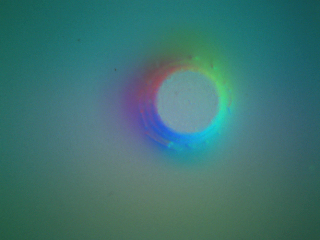
#> input picture 111.png, 320 x 240 px
$ python Canny.py
#> lines starting #> are read from the running program, lines starting #| are printed output that depends on the picture; after the words box and inside, x2 and y2 are one past the last pixel; in counts of white or black regions, pixels touching at a corner belong together
import cv2
import numpy as np

# 读取图像
image_path = "111.png"
image = cv2.imread(image_path)
#> image is the input picture: shape (240, 320, 3); mean B, G, R 112.8, 115, 60.9

# 将图像转换为灰度图像
gray_image = cv2.cvtColor(image, cv2.COLOR_BGR2GRAY)
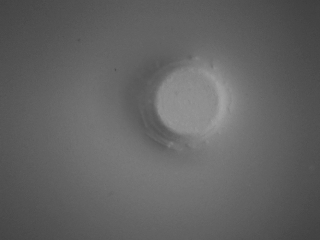
#> gray_image: shape (240, 320); min 61, max 165, mean 98.6


# circless = cv2.HoughCircles(image, cv2.HOUGH_GRADIENT, dp=1.2, minDist=100, param1=50, param2=30, minRadius=20, maxRadius=100)


# 应用高斯模糊来减少噪声
blurred = cv2.GaussianBlur(gray_image, (9, 9), 2)

# 使用霍夫圆检测找到圆形区域
circles = cv2.HoughCircles(blurred, cv2.HOUGH_GRADIENT, dp=1.2, minDist=100, param1=50, param2=30, minRadius=20,
                           maxRadius=100)
#> circles = [[187.8, 101.4, 32]]

# 确保检测到了圆
if circles is not None:
    circles = np.round(circles[0, :]).astype("int")  # 将检测到的圆取整
#> circles = [[188, 101, 32]]

    for (x, y, r) in circles:
        # 绘制检测到的圆
        cv2.circle(image, (x, y), r, (0, 255, 0), 4)

        # 计算圆的面积
        circle_area = np.pi * (r ** 2)
        print(f"Detected Circle - Center: ({x}, {y}), Radius: {r}, Area: {circle_area:.2f} pixels^2")

        # 在图像上标记中心
        cv2.circle(image, (x, y), r, (0, 0, 255), 2)
#> this loop made 1 pass
#> (x, y, r, circle_area) on pass 1: (188, 101, 32, 3217)
#| Detected Circle - Center: (188, 101), Radius: 32, Area: 3216.99 pixels^2
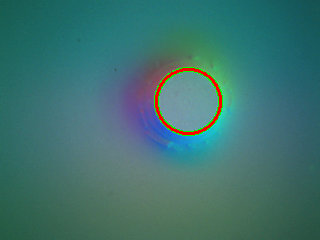
#> image: shape (240, 320, 3); 1.32% of pixels changed, all inside (x1, y1, x2, y2) = (154, 67, 223, 136)

    # 显示结果图像
    cv2.imshow("Detected Circle", image)
    cv2.waitKey(0)
    cv2.destroyAllWindows()

else:
    print("No circles were detected.")
